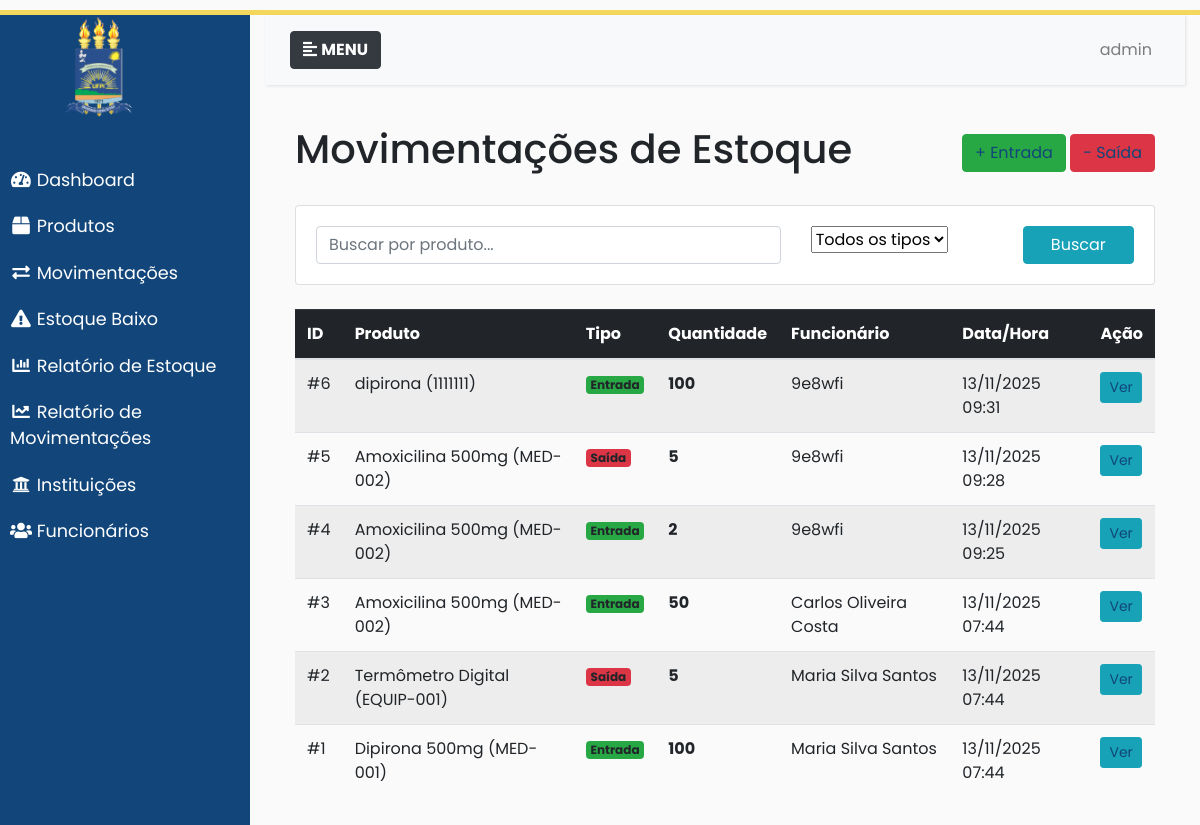
The app's page /movimentacoes/ (signed in) with its own data.
### almoxarifado/models.py (models this page shows, shortened)
class Movimentacao(models.Model):
    TIPO_CHOICES = [
        ('entrada', 'Entrada'),
        ('saida', 'Saída'),
        ('ajuste', 'Ajuste'),
    ]
    produto = models.ForeignKey(Produto, on_delete=models.CASCADE)
    tipo = models.CharField(max_length=10, choices=TIPO_CHOICES)
    quantidade = models.PositiveIntegerField()
    motivo = models.TextField(blank=True)
    funcionario = models.ForeignKey(Funcionario, on_delete=models.SET_NULL, null=True)
    data_movimentacao = models.DateTimeField(auto_now_add=True)
    observacoes = models.TextField(blank=True)
    class Meta:
        ordering = ['-data_movimentacao']

class Produto(models.Model):
    codigo = models.CharField(max_length=50, unique=True)
    nome = models.CharField(max_length=200)
    descricao = models.TextField(blank=True)
    categoria = models.ForeignKey(Categoria, on_delete=models.SET_NULL, null=True)
    instituicao = models.ForeignKey(Instituicao, on_delete=models.CASCADE)
    quantidade_minima = models.PositiveIntegerField(default=0)
    quantidade_atual = models.PositiveIntegerField(default=0)
    preco_unitario = models.DecimalField(max_digits=10, decimal_places=2, default=0)
    ativo = models.BooleanField(default=True)
    data_criacao = models.DateTimeField(auto_now_add=True)
    data_atualizacao = models.DateTimeField(auto_now=True)
    class Meta:
        unique_together = ['codigo', 'instituicao']
        ordering = ['nome']

class Funcionario(models.Model):
    nome = models.CharField(max_length=100)
    data_nascimento = models.DateField()
    email = models.EmailField(unique=True)
    telefone = models.CharField(max_length=20)
    instituicao = models.ForeignKey(Instituicao, on_delete=models.CASCADE)
    ativo = models.BooleanField(default=True)
    data_criacao = models.DateTimeField(auto_now_add=True, null=True, blank=True)
    class Meta:
        ordering = ['nome']

### almoxarifado/views/movimentacao_views.py (the view)
# urls.py: path('movimentacoes/', movimentacao_views.lista_movimentacoes, name='lista_movimentacoes'),
@login_required(login_url='login_instituicoes')
def lista_movimentacoes(request):
    q = request.GET.get('q', '').strip()
    tipo = request.GET.get('tipo', '').strip()
    movimentacoes = Movimentacao.objects.select_related('produto', 'funcionario').all()
    if q:
        movimentacoes = movimentacoes.filter(
            Q(produto__nome__icontains=q) |
            Q(produto__codigo__icontains=q) |
            Q(motivo__icontains=q)
        )
    if tipo:
        movimentacoes = movimentacoes.filter(tipo=tipo)
    paginator = Paginator(movimentacoes, 20)
    page_number = request.GET.get('page')
    page_obj = paginator.get_page(page_number)
    tipos = Movimentacao.TIPO_CHOICES
    return render(
        request,
        'movimentacao/lista.html',
        {
            'page_obj': page_obj,
            'tipos': tipos,
            'q': q,
            'tipo': tipo
        }
    )

### almoxarifado/templates/movimentacao/lista.html (shortened to what this page needs)
{% extends "base.html" %}
{% block content %}
<div class="container mt-4">
    <div class="d-flex justify-content-between align-items-center mb-4">
        <h1>Movimentações de Estoque</h1>
        <div class="gap-2">
            <a href="{% url 'registrar_entrada' %}" class="btn btn-success">+ Entrada</a>
            <a href="{% url 'registrar_saida' %}" class="btn btn-danger">- Saída</a>
        </div>
    </div>
    <div class="card mb-4">
        <div class="card-body">
            <form method="get" class="row g-3">
                <div class="col-md-7">
                    <input type="text" name="q" class="form-control" placeholder="Buscar por produto..." value="{{ q }}">
                </div>
                <div class="col-md-3">
                    <select name="tipo" class="form-select">
                        <option value="">Todos os tipos</option>
                    </select>
                </div>
                <div class="col-md-2">
                    <button type="submit" class="btn btn-info w-100">Buscar</button>
                </div>
            </form>
        </div>
    </div>
    <div class="table-responsive">
        <table class="table table-striped table-hover">
            <thead class="table-dark">
                <tr>
                    <th>ID</th>
                    <th>Produto</th>
                    <th>Tipo</th>
                    <th>Quantidade</th>
                    <th>Funcionário</th>
                    <th>Data/Hora</th>
                    <th>Ação</th>
                </tr>
            </thead>
            <tbody>
                {% for mov in page_obj %}
                <tr>
                    <td>#{{ mov.id }}</td>
                    <td>{{ mov.produto.nome }} ({{ mov.produto.codigo }})</td>
                    <td>
                        {% if mov.tipo == 'entrada' %}
                        <span class="badge bg-success">Entrada</span>
                        {% elif mov.tipo == 'saida' %}
                        <span class="badge bg-danger">Saída</span>
                        {% else %}
                        <span class="badge bg-warning">Ajuste</span>
                        {% endif %}
                    </td>
                    <td><strong>{{ mov.quantidade }}</strong></td>
                    <td>{{ mov.funcionario.nome|default:"Sistema" }}</td>
                    <td>{{ mov.data_movimentacao|date:"d/m/Y H:i" }}</td>
                    <td>
                        <a href="{% url 'detalhes_movimentacao' mov.id %}" class="btn btn-sm btn-info">Ver</a>
                    </td>
                </tr>
                {% empty %}
                <tr>
                    <td colspan="7" class="text-center">Nenhuma movimentação encontrada</td>
                </tr>
                {% endfor %}
            </tbody>
        </table>
    </div>
</div>
{% endblock %}

### almoxarifado/templates/base.html (shortened to what this page needs)
{% load static %}
<!DOCTYPE html>
<html lang="PT-BR">
<head>
    <link rel="stylesheet" href="https://maxcdn.bootstrapcdn.com/bootstrap/4.0.0/css/bootstrap.min.css">
    <link rel="stylesheet" href="https://use.fontawesome.com/releases/v5.7.0/css/all.css">
    <link rel="stylesheet" href="{% static 'css/style.css' %}">
</head>
<body>
    <div class="wrapper">
        <nav id="sidebar">
            <a href="#">
                <div style="position: relative;">
                    <img src="{% static 'img/logoprincipal.png' %}" class="img-responsive center-block inner-image" />
                </div>
            </a>
            <ul class="list-unstyled components menulink">
                <li><a href="{% url 'dashboard' %}" class="menulink"><i class="fa fa-tachometer-alt fa-fw"></i> Dashboard</a></li>
                <li><a href="{% url 'lista_produtos' %}" class="menulink"><i class="fa fa-box fa-fw"></i> Produtos</a></li>
                <li><a href="{% url 'lista_movimentacoes' %}" class="menulink"><i class="fa fa-exchange-alt fa-fw"></i> Movimentações</a></li>
                <li><a href="{% url 'estoque_baixo' %}" class="menulink"><i class="fa fa-exclamation-triangle fa-fw"></i> Estoque Baixo</a></li>
                <li><a href="{% url 'relatorio_estoque' %}" class="menulink"><i class="fa fa-chart-bar fa-fw"></i> Relatório de Estoque</a></li>
                <li><a href="{% url 'relatorio_movimentacoes' %}" class="menulink"><i class="fa fa-chart-line fa-fw"></i> Relatório de Movimentações</a></li>
                <li><a href="{% url 'lista_instituicoes' %}" class="menulink"><i class="fa fa-university fa-fw"></i> Instituições</a></li>
                <li><a href="{% url 'lista_funcionarios' %}" class="menulink"><i class="fa fa-users fa-fw"></i> Funcionários</a></li>
            </ul>
        </nav>
        <div class="content container-fluid">
            <nav class="navbar navbar-expand-lg navbar-light bg-light">
                <div class="container-fluid">
                    <button type="button" id="sidebarCollapse" class="btn btn-dark">
                        <i class="fas fa-align-left"></i>
                        <span><b>MENU</b></span>
                    </button>
                    <div class="collapse navbar-collapse" id="navbarSupportedContent">
                        <ul class="nav navbar-nav ml-auto">
                            <li class="nav-item">
                                <a class="nav-link" href="#">{{ request.user.get_full_name|default:request.user.username }}</a>
                            </li>
                        </ul>
                    </div>
                </div>
            </nav>
            <div class="container-fluid mt-4">
                {% block content %}{% endblock %}
            </div>
        </div>
    </div>
</body>
</html>

### static/css/style.css (style rules this page uses)
:root { --colorbasic: #12467a; --colorbasic2: #171e34; --colortext: #FFF; --colortext-menu: #FFF; }
body { font-family: 'Poppins', sans-serif; background: #fafafa; height: 100%; }
#sidebar { min-width: 250px; max-width: 250px; min-height: 100vb; background: var(--colorbasic); color: var(--colortext); transition: all 0.3s; }
#sidebar ul.components { padding: 20px 0; background-color: var(--colorbasic); border-color: var(--colorbasic2) !important; }
#sidebar ul li a { padding: 10px; font-size: 1.1em; display: block; }
a, a:hover, a:focus { color: inherit; text-decoration: none; transition: all 0.3s; }
a:link, a:visited { text-decoration: none; color: var(--colorbasic); }
a.menulink:link, a.menulink:visited { text-decoration: none; color: var(--colortext-menu); }
.navbar { padding: 15px 10px; background: #fff; border: none; border-radius: 0; margin-bottom: 40px; box-shadow: 1px 1px 3px rgba(0, 0, 0, 0.1); }
.wrapper { position:absolute; margin-top: 10px; border-top: 5px solid; border-bottom: 5px solid; border-color: #f4d85d; display: flex; width: 100%; align-items: stretch; }
.table-striped tr { min-width: 200px; }
.container-fluid { min-width: 300px; }

### records on screen
Movimentacao: id "6", produto.nome "dipirona", produto.codigo "1111111", tipo "Entrada", quantidade "100", funcionario.nome "9e8wfi", data_movimentacao "13/11/2025 09:31"
Movimentacao: id "5", produto.nome "Amoxicilina 500mg", produto.codigo "MED-002", tipo "Saída", quantidade "5", funcionario.nome "9e8wfi", data_movimentacao "13/11/2025 09:28"
Movimentacao: id "4", produto.nome "Amoxicilina 500mg", produto.codigo "MED-002", tipo "Entrada", quantidade "2", funcionario.nome "9e8wfi", data_movimentacao "13/11/2025 09:25"
Movimentacao: id "3", produto.nome "Amoxicilina 500mg", produto.codigo "MED-002", tipo "Entrada", quantidade "50", funcionario.nome "Carlos Oliveira Costa", data_movimentacao "13/11/2025 07:44"
Movimentacao: id "2", produto.nome "Termômetro Digital", produto.codigo "EQUIP-001", tipo "Saída", quantidade "5", funcionario.nome "Maria Silva Santos", data_movimentacao "13/11/2025 07:44"
Movimentacao: id "1", produto.nome "Dipirona 500mg", produto.codigo "MED-001", tipo "Entrada", quantidade "100", funcionario.nome "Maria Silva Santos", data_movimentacao "13/11/2025 07:44"

### other values on screen
{{ request.user.get_full_name|default:request.user.username }} "admin"
